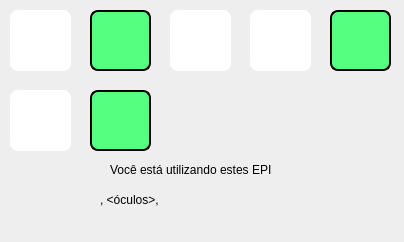
<?xml version="1.0" encoding="UTF-8"?>
<ui version="4.0">
 <class>MainWindow</class>
 <widget class="QMainWindow" name="MainWindow">
  <property name="geometry">
   <rect>
    <x>0</x>
    <y>0</y>
    <width>404</width>
    <height>242</height>
   </rect>
  </property>
  <property name="windowTitle">
   <string>MainWindow</string>
  </property>
  <property name="styleSheet">
   <string notr="true">background-color: rgb(238, 238, 238);</string>
  </property>
  <widget class="QWidget" name="centralwidget">
   <widget class="QLabel" name="label">
    <property name="geometry">
     <rect>
      <x>10</x>
      <y>10</y>
      <width>61</width>
      <height>61</height>
     </rect>
    </property>
    <property name="styleSheet">
     <string notr="true">image: url(:/Img/EPIs/botaV.png);
background-color: rgb(255, 255, 255);
border-radius: 8px;</string>
    </property>
    <property name="text">
     <string/>
    </property>
   </widget>
   <widget class="QLabel" name="label_2">
    <property name="geometry">
     <rect>
      <x>90</x>
      <y>10</y>
      <width>61</width>
      <height>61</height>
     </rect>
    </property>
    <property name="styleSheet">
     <string notr="true">image: url(:/Img/EPIs/capaceteV.png);
background-color: rgb(85, 255, 127);
border-radius: 8px;
border: 2px  solid rgb(0,0,0);</string>
    </property>
    <property name="text">
     <string/>
    </property>
   </widget>
   <widget class="QLabel" name="label_3">
    <property name="geometry">
     <rect>
      <x>170</x>
      <y>10</y>
      <width>61</width>
      <height>61</height>
     </rect>
    </property>
    <property name="sizePolicy">
     <sizepolicy hsizetype="Preferred" vsizetype="Preferred">
      <horstretch>0</horstretch>
      <verstretch>0</verstretch>
     </sizepolicy>
    </property>
    <property name="styleSheet">
     <string notr="true">image: url(:/Img/EPIs/coleteV.png);
background-color: rgb(255, 255, 255);
border-radius: 8px;</string>
    </property>
    <property name="text">
     <string/>
    </property>
    <property name="alignment">
     <set>Qt::AlignCenter</set>
    </property>
   </widget>
   <widget class="QLabel" name="label_4">
    <property name="geometry">
     <rect>
      <x>250</x>
      <y>10</y>
      <width>61</width>
      <height>61</height>
     </rect>
    </property>
    <property name="styleSheet">
     <string notr="true">image: url(:/Img/EPIs/macacaoV.png);
background-color: rgb(255, 255, 255);
border-radius: 8px;</string>
    </property>
    <property name="text">
     <string/>
    </property>
   </widget>
   <widget class="QLabel" name="label_5">
    <property name="geometry">
     <rect>
      <x>330</x>
      <y>10</y>
      <width>61</width>
      <height>61</height>
     </rect>
    </property>
    <property name="styleSheet">
     <string notr="true">image: url(:/Img/EPIs/oculosV.png);
background-color: rgb(85, 255, 127);
border-radius: 8px;
border: 2px  solid rgb(0,0,0);</string>
    </property>
    <property name="text">
     <string/>
    </property>
   </widget>
   <widget class="QLabel" name="label_7">
    <property name="geometry">
     <rect>
      <x>90</x>
      <y>90</y>
      <width>61</width>
      <height>61</height>
     </rect>
    </property>
    <property name="styleSheet">
     <string notr="true">image: url(:/Img/EPIs/toucaV.png);
background-color: rgb(85, 255, 127);
border-radius: 8px;
border: 2px  solid rgb(0, 0, 0);</string>
    </property>
    <property name="text">
     <string/>
    </property>
   </widget>
   <widget class="QLabel" name="label_8">
    <property name="geometry">
     <rect>
      <x>10</x>
      <y>90</y>
      <width>61</width>
      <height>61</height>
     </rect>
    </property>
    <property name="styleSheet">
     <string notr="true">image: url(:/Img/EPIs/orelhaV.png);
background-color: rgb(255, 255, 255);
border-radius: 8px;</string>
    </property>
    <property name="text">
     <string/>
    </property>
   </widget>
   <widget class="QLabel" name="label_6">
    <property name="geometry">
     <rect>
      <x>110</x>
      <y>160</y>
      <width>161</width>
      <height>20</height>
     </rect>
    </property>
    <property name="text">
     <string>Você está utilizando estes EPIs?</string>
    </property>
   </widget>
   <widget class="QLabel" name="label_9">
    <property name="geometry">
     <rect>
      <x>100</x>
      <y>190</y>
      <width>171</width>
      <height>20</height>
     </rect>
    </property>
    <property name="text">
     <string>&lt;Capacete&gt;, &lt;óculos&gt;, &lt;touca&gt;</string>
    </property>
   </widget>
  </widget>
 </widget>
 <resources>
  <include location="resources.qrc"/>
 </resources>
 <connections/>
</ui>
